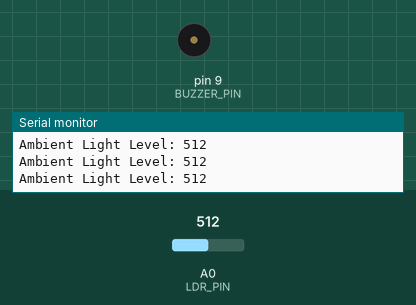
A sketch run on a simulated Arduino Uno, built with avr-gcc and run on an emulated ATmega328P. Parts: buzzer (waves = sounding), the last lines printed to the serial monitor. The test bench sets the inputs (shaded band); at power-on: A0 (LDR_PIN) = 512.

Above: at 1.2 s.
1.3 s: A0 (LDR_PIN) set to 408
2.8 s: A0 (LDR_PIN) set to 386
At 2.89 s:
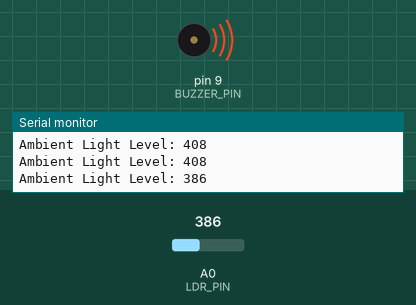
Timing chart, 0 to 11.8 s (numbered marks = the images above; inputs shaded):
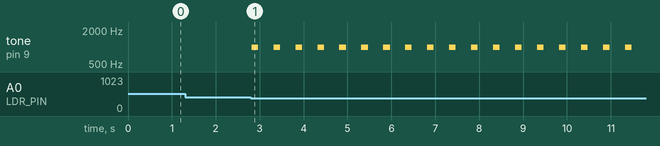

Measured:
- the behaviour switches between 400 and 399 on A0 (LDR_PIN) (found by bisection; images 0 and 1)
- after the input at 2.8 s, tone on pin 9 (BUZZER_PIN): alternates 1000 Hz for 0.15 s and silent for 0.35 s, starting at once

The sketch:

ldr_alarm.ino
```cpp
const int LDR_PIN = A0;     // Analog input pin from voltage divider
const int BUZZER_PIN = 9;   // PWM digital output pin driving the buzzer

// Configurable ambient light threshold value (0 - 1023 range)
// Lower values represent darker environments
const int DARK_THRESHOLD = 400;

void setup() {
  Serial.begin(9600);
  pinMode(LDR_PIN, INPUT);
  pinMode(BUZZER_PIN, OUTPUT);

  Serial.println("--- LDR Monitor & Alarm System Initialized ---");
}

void loop() {
  // Read the raw 10-bit analog value from the sensor (0 to 1023)
  int lightLevel = analogRead(LDR_PIN);

  // Print telemetry frames down to the console monitor
  Serial.print("Ambient Light Level: ");
  Serial.println(lightLevel);

  // Evaluate sensor condition against our static safety threshold
  if (lightLevel < DARK_THRESHOLD) {
    // Environment is dark -> Pulsing alert tone at 1000 Hz
    tone(BUZZER_PIN, 1000);
    delay(150);
    noTone(BUZZER_PIN);
    delay(150);
  } else {
    // Environment is lit -> Turn off audio alarm line cleanly
    noTone(BUZZER_PIN);
  }

  delay(200); // Sampling stabilization delay
}
```
